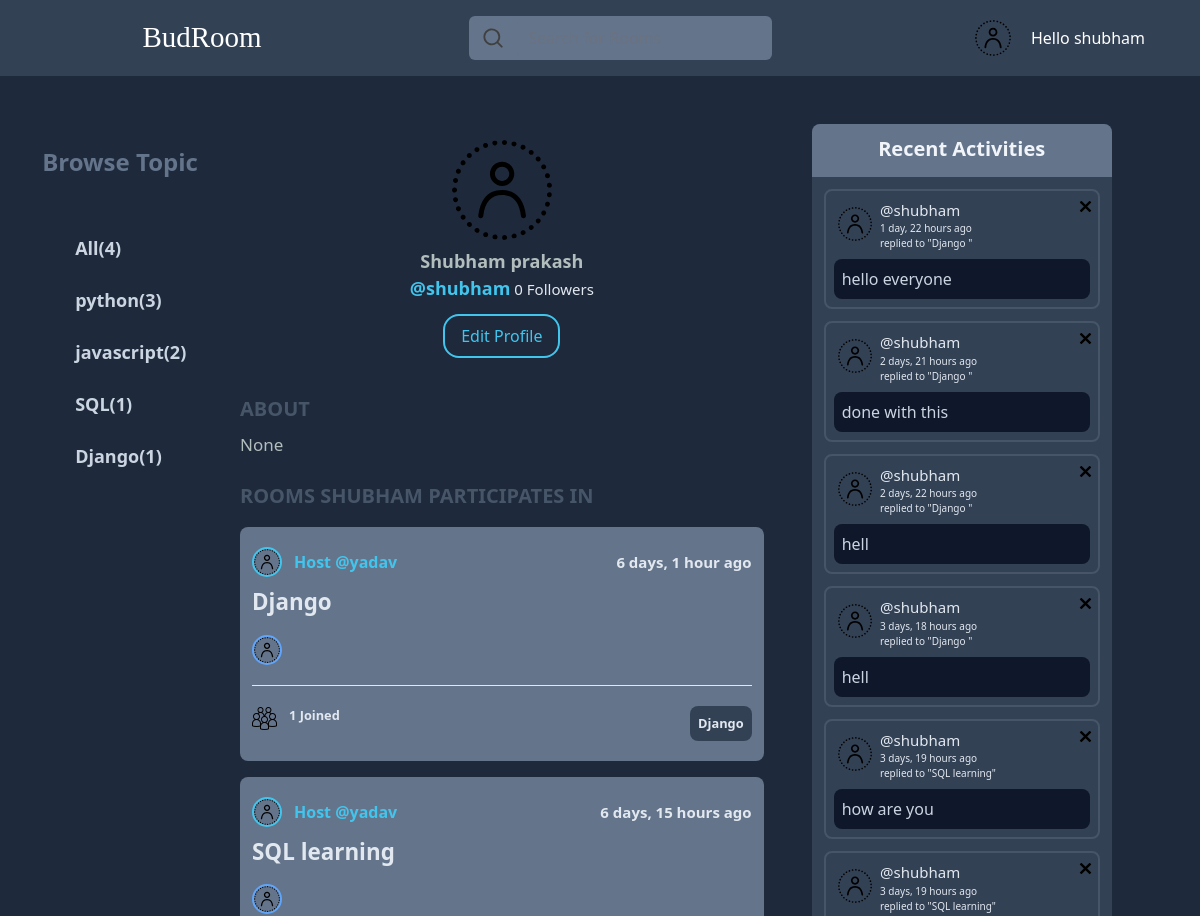
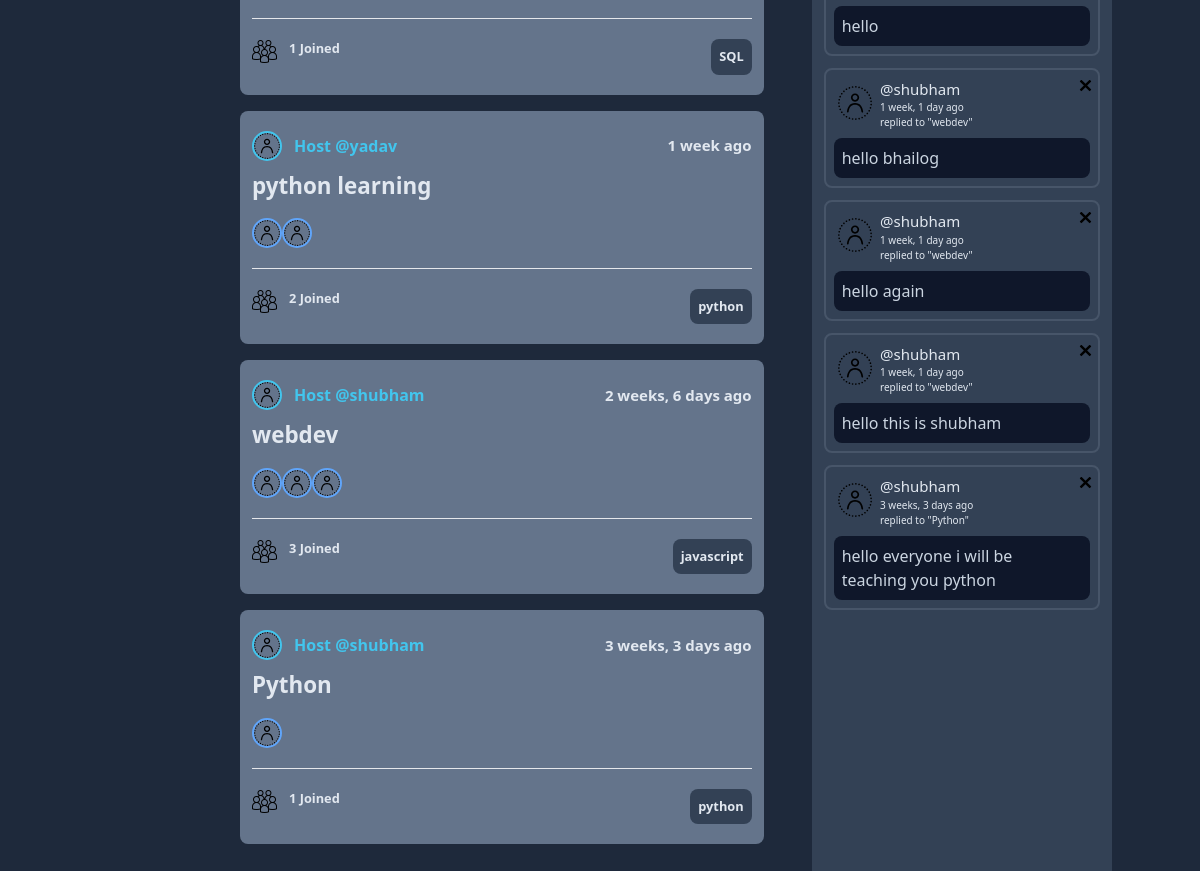
/profile/1/ (signed in), run on the app's committed database (2 pictures, top to bottom).
### base/models.py (models this page shows, shortened)
class Topic(models.Model):
    name = models.CharField(max_length=200)

class Room(models.Model):
    host = models.ForeignKey(User,on_delete=models.SET_NULL,null=True)
    topic = models.ForeignKey(Topic,on_delete=models.SET_NULL,null=True)
    name = models.CharField(max_length=200)
    description = models.TextField(null=True,blank=True)
    participants=models.ManyToManyField(User,related_name='participants', blank=True)
    updated = models.DateTimeField(auto_now=True)
    created = models.DateTimeField(auto_now_add=True)
    class Meta:
        ordering = ['-updated','created']
    def __str__(self):
        return self.name

class Message(models.Model):
    user = models.ForeignKey(User,on_delete=models.CASCADE)
    room = models.ForeignKey(Room,on_delete = models.CASCADE)
    body = models.TextField()
    updated = models.DateTimeField(auto_now=True)
    created = models.DateTimeField(auto_now_add=True)
    class Meta:
        ordering = ['-updated','created']

### base/views.py (the view)
# urls.py: path('profile/<str:pk>/',views.userProfile,name="user-profile"),
def userProfile(request,pk):
    user=User.objects.get(id=pk)
    rooms = user.room_set.all()
    room_msgs =user.message_set.all()
    room_participated=Room.objects.filter(participants=user)
    topics=Topic.objects.all()
    context={'user':user, 'rooms': rooms ,'room_msgs':room_msgs, 'topics' : topics , 'room_participated':room_participated}
    return render(request,'base/profile.html',context)

### base/templates/base/profile.html
{%extends 'main.html'%}
{%load static%}
{% block content %}
<div class="flex w-screen bg-slate-800 justify-center ">
    <div class="lg:flex hidden">
        {% include 'base/topic.html'%}
    </div>
    <div class="lg:w-[48vw] w-[95vw] flex justify-center ">
        <div class="user-profile mt-[5vw] w-[100%] ">
            <div class="user-info flex flex-col justify-center">
                <section class="flex justify-center"><img src="{%static '/images/user_profile.svg'%}" alt="userpic" class="userProfile items-center rounded-full w-[100px] pt-1 to-white"></section>
                <section class="flex justify-center text-[#b2bdbd] text-[18px] mt-2 font-sans font-semibold ">{{user.first_name}} {{user.last_name}}</section>
                <section class="flex justify-center text-[#42c5ed] text-[18px] mt-1.4 font-sans font-semibold ">@{{user.username}} <div class="text-slate-200 font-extralight ml-1 text-[15px] pt-[0.19rem;]">0 Followers</div></section>
                {%if user == request.user %}
                <section class="flex justify-center text-[#42c5ed] mt-3"><button class="rounded-2xl border-2 border-[#42c5ed]  px-4 py-2">Edit Profile</button></section>
                {%else%}
                <section class="flex justify-center text-[#42c5ed] mt-3"><button class="rounded-2xl border-2 border-[#42c5ed]  px-4 py-2">Follow</button></section>
                {%endif%}
            </div>
            <div class="user-about mt-9">
                <div class="about flex flex-col">
                    <section><h1 class="text-slate-600 text-[20px] font-sans font-semibold">ABOUT</h1></section>
                    <section class="mt-2"><p class="text-[#b2bdbd] text-[17px] font-sans">None</p></section>
                </div>
                <div class="room-participated mt-6">
                    <section><h1 class="text-slate-600 text-[20px] font-sans font-semibold">ROOMS {{user.username.upper}} PARTICIPATES IN</h1></section>
                    <div class="h-screen overflow-scroll">
                    {% for room in room_participated%}
                    <div class="mt-4 rounded-lg bg-slate-500 w-[100%]  ">
                        <div class="userinfo flex pt-5 pl-3 w-[100%]">
                            <div class="left flex items-center w-[50%]">
                                <a href="{% url 'user-profile' room.host.id %}"><img src="{%static '/images/user_profile.svg'%}" alt="" class="w-[30px] h-[30px] rounded-full border-[#42c5ed] border-2 "></a>
                                <a href="{% url 'user-profile' room.host.id %}"  class="text-[16px] flex items-center pl-3 font-sans font-semibold text-[#42c5ed]">Host @{{room.host.username}}</a>
                            </div>
                            <div class="right flex items-center w-[50%] justify-end pr-3">
                                <small class="flex items-center text-[15px] font-sans text-slate-200 font-semibold">{{room.created|timesince}} ago</small>
                            </div>
                        </div>
                        <div class="title">
                            <a href="{% url 'room' room.id%}" class="flex items-center text-[1.4rem] font-sans text-slate-200 font-semibold pl-3 pt-2">{{room.name}}</a>
                        </div>
                        <div class="joined flex pt-4 pl-3">
                            {%for users in room.participants.all%}
                            <a href="{%url 'user-profile' users.id %}"><img src="{%static '/images/user_profile.svg'%}" alt="" class="w-[30px] h-[30px] rounded-full border-blue-400 border-2 "></a>
                            {%endfor%}
                        </div>
                        <div class=" ml-3 mr-3 mt-5 mb-5 ">
                            <hr class="text-slate-500">
                        </div>
                        <div class="joiners text-slate-200 flex pl-3 pb-5">
                            <div class="w-[50%] flex "><img src="{% static '/images/group_user.png'%}" alt="" class="w-[25px] h-[25px] fill-blue-400"> <small class="pl-3 text-slate-200 font-sans font-semibold  ">{{room.participants.count}} Joined</small></div>
                            <div class="w-[50%] flex justify-end pr-3"><small class="bg-slate-700 text-slate-200 rounded-lg p-2 font-sans font-semibold">{{room.topic.name}}</small></div>
                        </div>
                    </div>
                    {% endfor %}
                    </div>
                </div>
            </div>
        </div>
    </div>
    <div class="w-[40vw] lg:flex hidden">
        {% include 'base/activity_component.html'%}
    </div>
</div>
{%endblock%}

### templates/navbar.html (shortened to what this page needs)
{% load static%}
<div class="navbar-container">
    <div class="navbar bg-slate-700 text-center flex lg:pt-4 lg:pb-4 py-2">
        <div class="one lg:w-[30vw] pl-5">
            <a href="/" class="logo flex justify-center gap-6 ">
                <h1 class="font-sedgwick text-white lg:flex text-left text-[29px] hidden ">BudRoom</h1>
            </a>
        </div>
        <div class="two w-[30vw] lg:flex justify-center hidden">
            <form class="lg:ml-40 flex justify-center bg-slate-500 rounded-md  items-center" action="{%url 'home'%}" method="GET">
                <span
                class="input-group-text flex items-center whitespace-nowrap rounded px-3 py-1.5 text-center text-base font-normal text-neutral-700 dark:text-neutral-200"
                id="basic-addon2">
                <svg
                  xmlns="http://www.w3.org/2000/svg"
                  viewBox="0 0 20 20"
                  fill="currentColor"
                  class="h-6 w-6 items-center">
                  <path
                    fill-rule="evenodd"
                    d="M9 3.5a5.5 5.5 0 100 11 5.5 5.5 0 000-11zM2 9a7 7 0 1112.452 4.391l3.328 3.329a.75.75 0 11-1.06 1.06l-3.329-3.328A7 7 0 012 9z"
                    clip-rule="evenodd" />
                </svg>
              </span>
                <input class="bg-slate-500 border-none rounded-md text-white outline-none " placeholder="Search for Rooms" type="text" name="q">
            </form>
        </div>
        <div class="three lg:w-[40vw] flex justify-end lg:gap-5 w-[80vw] gap-3">
            {% if request.user.is_authenticated %}
            <img src="{%static '/images/user_profile.svg'%}" alt="userpic" class="userProfile items-center rounded-full h-10 pt-1 to-white">
            <p class="items-center rounded-full flex  align-middle justify-center text-white">Hello {{request.user}}</p>
            <button onclick="btnaction()"><img class="w-[15px] lg:mr-5 flex items-center mr-1" src="{% static '/images/drop-down.png'%}"  alt=""></button>
            {%else%}
            <img src="https://studybuddev.herokuapp.com/static/static/images/logo.svg" alt="userpic" class="items-center rounded-full h-10 pt-1">
            <a href="{% url 'login' %}" class="lg:pr-8 pr-2 items-center pt-1.5 text-white">Login</a>
            {%endif%}
        </div>
    </div>
</div>

### base/templates/base/topic.html
<div class="left w-[20vw] flex flex-col ">
    <div class="heading flex justify-center align-middle pt-[70px]">
        <h1 class="text-2xl text-slate-500 font-bold font-sam">Browse Topic</h1>
    </div>
    <div class="content flex justify-start flex-col  mt-5 text-slate-300 text-lg font-semibold font-sam ">
        <div class="all flex justify-start align-middle mt-9 pl-[4.7rem]">
            <a class="hover:text-slate-100" href="{%url 'home'%}">All({{topics.count}})</a>
        </div>
        {% for topic in topics %}
        <div class="topic-name flex justify-start align-middle mt-6 pl-[4.7rem]">
            <a class="hover:text-slate-100" href="{% url 'home' %}?q={{topic.name}}">{{topic.name}}({{topic.room_set.all.count}})</a>
        </div>
        {%endfor%}
    </div>
</div>

### base/templates/base/activity_component.html
{% load static%}
<div class="activity w-[25vw] bg-slate-700 m-[4vw] rounded-lg">
    <div class="heading flex bg-slate-500 rounded-t-lg rounded-tr-lg text-slate-100 font-sans text-[20px] font-semibold justify-center align-middle pt-[10px] pb-[13px]">
        <h1 class="align-middle ">Recent Activities</h1>
    </div>
    <div class="h-screen overflow-scroll">
    {% for message in room_msgs %}
    <div class=" border-2 border-slate-600 rounded-lg m-3 bg ">
        <div class="user flex border-slate-600">
            <div class="left w-[20%] border-slate-600">
                <img src="{% static '/images/user_profile.svg'%} " class="w-[50px] h-[50px] flex justify-end align-middle pt-4 pl-2"  alt="">
            </div>
            <div class="right flex flex-col w-[70%] pt-2 border-slate-600">
                <small><a href="{%url 'user-profile' message.user.id%}" class="text-slate-200 font-sans text-[15px]">@{{message.user}}</a></small>
                <small class="text-slate-200 font-sans text-[10px]">{{message.created|timesince}} ago</small>
                <small class="text-slate-200 font-sans text-[10px]">replied to "{{message.room}}"</small>
            </div>
            <div class="deletion flex justify-end w-[10%] border-slate-600">
                {% if request.user == message.user %}
                <a href="{% url 'delete-message' message.id %}" ><img src="{% static '/images/close.svg' %}" class="w-[15px] h-[15px] fill-slate-300 m-2 text-white" alt=""></a>
                {%endif%}
            </div>
        </div>
        <div class="msg bg-slate-900 text-slate-300 rounded-lg m-2 p-2"><p>{{message.body}}</p></div>
    </div>
    {%endfor%}
    </div>
</div>

### data on the page
Topic: name "python", room_set.all.count "3"
Topic: name "javascript", room_set.all.count "2"
Topic: name "SQL", room_set.all.count "1"
Topic: name "Django", room_set.all.count "1"
Room: host.username "yadav", created "6 days, 1 hour", name "Django", participants.count "1", topic.name "Django"
Room: host.username "yadav", created "6 days, 15 hours", name "SQL learning", participants.count "1", topic.name "SQL"
Room: host.username "yadav", created "1 week", name "python learning", participants.count "2", topic.name "python"
Room: host.username "shubham", created "2 weeks, 6 days", name "webdev", participants.count "3", topic.name "javascript"
Room: host.username "shubham", created "3 weeks, 3 days", name "Python", participants.count "1", topic.name "python"
Message: user "shubham", created "1 day, 22 hours", room "Django", body "hello everyone"
Message: user "shubham", created "2 days, 21 hours", room "Django", body "done with this"
Message: user "shubham", created "2 days, 22 hours", room "Django", body "hell"
Message: user "shubham", created "3 days, 18 hours", room "Django", body "hell"
Message: user "shubham", created "3 days, 19 hours", room "SQL learning", body "how are you"
Message: user "shubham", created "3 days, 19 hours", room "SQL learning", body "hello"
Message: user "shubham", created "1 week, 1 day", room "webdev", body "hello bhailog"
Message: user "shubham", created "1 week, 1 day", room "webdev", body "hello again"
Message: user "shubham", created "1 week, 1 day", room "webdev", body "hello this is shubham"
Message: user "shubham", created "3 weeks, 3 days", room "Python", body "hello everyone i will be teaching you python"

### other printed values
{{ request.user }} "shubham"
{{ topics.count }} "4"
{{ user.first_name }} "Shubham"
{{ user.last_name }} "prakash"
{{ user.username }} "shubham"
{{ user.username.upper }} "SHUBHAM"
